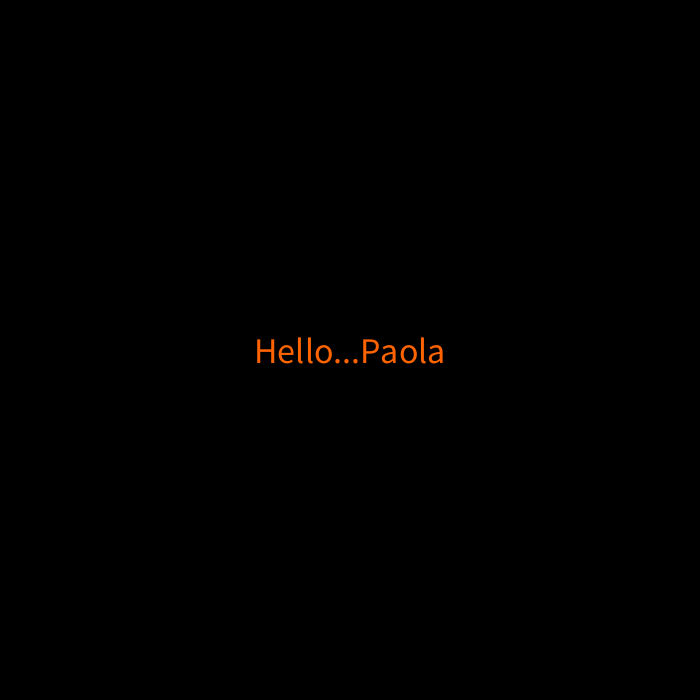
Frame 1 (no input)
Frame 60 (the mouse pressed at the canvas centre just before this capture): identical to frame 1, image omitted
Frame 120 (the mouse held since frame 60 and released just before this capture): identical to frame 1, image omitted

The Processing sketch that drew this single still picture (run headless with seeded random() and noise(); from frame 60 on, the mouse is pressed at the canvas centre):

// Processing sketch: NameGenerator
// ── NameGenerator.pde
String[] name = new String[15];  



int positionName = 0;       

void setup() {
  size(700, 700);
  fill(255, 100, 0);

name[0]= "Paola";
name[1] = "Zarina";
name[2] = "Mamadou";
name[3] = "Paolo";
name[4] = "Harrison";
name[5] = "Arash";
name[6] = "Sahan";
name[7] = "Steven";
name[8] = "Mohamed";
name[9] = "Camille";
name[10] = "Karla";
name[11] =  "Cody";
name[12] = "Shanice";
name[13] = "Max";
name[14] = "Ling Mei";

  textSize(36);
  textAlign(CENTER, CENTER);
}

void draw() {
  background (0);
  text ("Hello..." + name[positionName], width/2, height/2);
  


  
  println ("positionName: " + positionName);
  
}

void keyPressed() {
  if (positionName == name.length){
    positionName= int(random(0, name.length));
  } else{
    positionName ++;
  }
}
